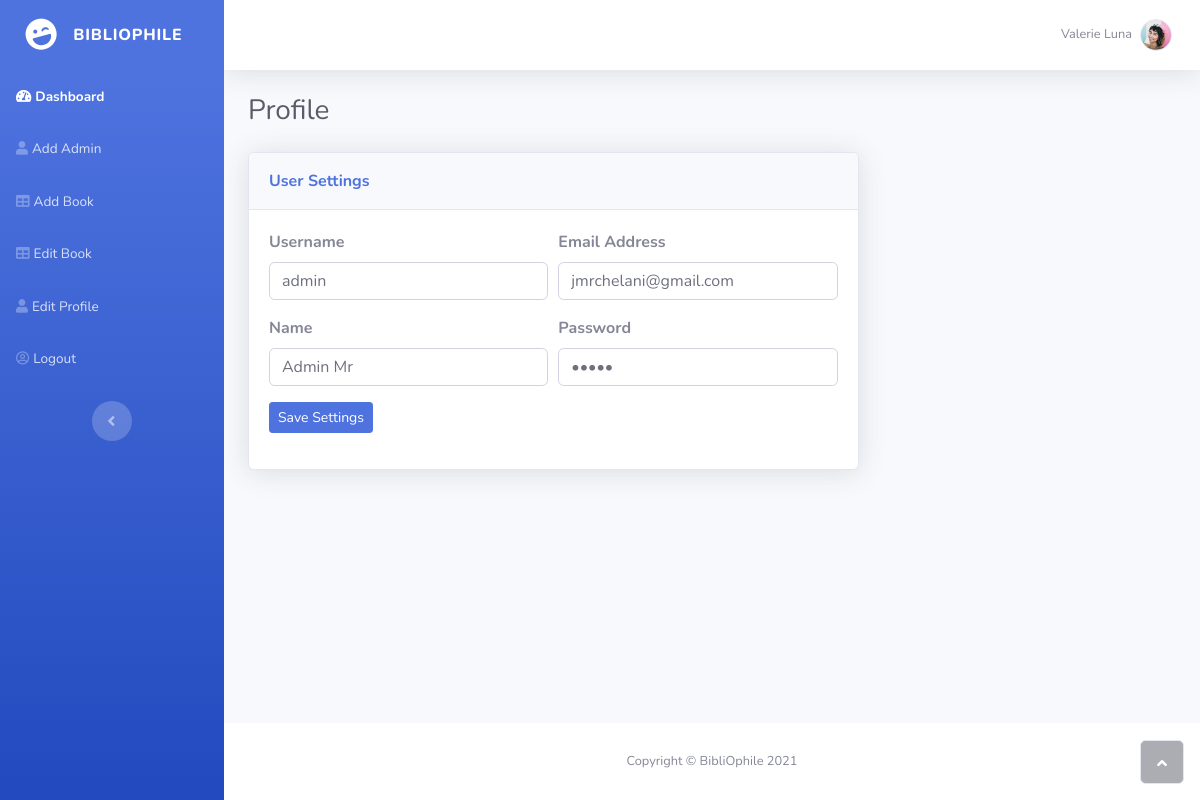
/admin/profile.php (signed in), run on the app's committed database.
### tables this page shows
CREATE TABLE IF NOT EXISTS `users` (
  `Username` varchar(256) NOT NULL DEFAULT 'NA',
  `Email` varchar(256) NOT NULL DEFAULT 'NA',
  `Password` varchar(256) NOT NULL DEFAULT 'NONENONE',
  `Name` varchar(100) NOT NULL DEFAULT 'NONAME'
);

### admin/profile.php (the view, shortened to what this page needs)
<?php
require_once "connection.php";
$name = $username = $email = $password = "";
if(isset($_SESSION["username"])) {
    $sql = "SELECT * FROM `users` WHERE `Username` = '". $_SESSION["username"] ."' LIMIT 1";
    if($result = mysqli_query($conn, $sql)) {
        if(mysqli_num_rows($result) > 0) {
            while($row = mysqli_fetch_assoc($result)) {
                $name = $row['Name'];
                $username = $row['Username'];
                $email = $row['Email'];
                $password = $row['Password'];
            }
        }
    }
} else $name = $username = $email = $password = "";
$name_err = $username_err = $email_err = $password_err = $add_err = "";
?>
<!DOCTYPE html>
<html>
<head>
    <link rel="stylesheet" href="assets/bootstrap/css/bootstrap.min.css">
    <link rel="stylesheet" href="assets/fonts/fontawesome-all.min.css">
    <link rel="stylesheet" href="assets/fonts/font-awesome.min.css">
    <link rel="stylesheet" href="assets/fonts/fontawesome5-overrides.min.css">
    <link rel="stylesheet" href="assets/css/Contact-Form-Clean.css">
</head>
<body id="page-top">
    <div id="wrapper">
        <nav class="navbar navbar-dark align-items-start sidebar sidebar-dark accordion bg-gradient-primary p-0">
            <div class="container-fluid d-flex flex-column p-0"><a class="navbar-brand d-flex justify-content-center align-items-center sidebar-brand m-0" href="#">
                    <div class="sidebar-brand-icon rotate-n-15"><i class="fas fa-laugh-wink"></i></div>
                    <div class="sidebar-brand-text mx-3"><span>BibliOphile</span></div>
                </a>
                <ul class="navbar-nav text-light" id="accordionSidebar">
                <li class="nav-item"><a class="nav-link active" href="index.php"><i class="fas fa-tachometer-alt"></i><span>Dashboard</span></a></li>
                    <li class="nav-item"><a class="nav-link" href="addadmin.php"><i class="fas fa-user"></i><span>Add Admin</span></a></li>
                    <li class="nav-item"><a class="nav-link" href="addbook.php"><i class="fas fa-table"></i><span>Add Book</span></a></li>
                    <li class="nav-item"><a class="nav-link" href="table.php"><i class="fas fa-table"></i><span>Edit Book</span></a></li>
                    <li class="nav-item"><a class="nav-link" href="profile.php"><i class="fas fa-user"></i><span>Edit Profile</span></a></li>
                    <li class="nav-item"><a class="nav-link" href="logout.php"><i class="far fa-user-circle"></i><span>Logout</span></a></li>
                </ul>
                <div class="text-center d-none d-md-inline"><button class="btn rounded-circle border-0" id="sidebarToggle" type="button"></button></div>
            </div>
        </nav>
        <div class="d-flex flex-column" id="content-wrapper">
            <div id="content">
                <nav class="navbar navbar-light navbar-expand bg-white shadow mb-4 topbar static-top">
                    <div class="container-fluid">
                        <ul class="navbar-nav flex-nowrap ml-auto">
                            <li class="nav-item dropdown no-arrow">
                                <div class="nav-item dropdown no-arrow"><a class="dropdown-toggle nav-link" aria-expanded="false" data-toggle="dropdown" href="#"><span class="d-none d-lg-inline mr-2 text-gray-600 small">Valerie Luna</span><img class="border rounded-circle img-profile" src="assets/img/avatars/avatar1.jpeg"></a>
                                </div>
                            </li>
                        </ul>
                    </div>
                </nav>
                <div class="container-fluid">
                    <h3 class="text-dark mb-4">Profile</h3>
                    <div class="row mb-3">
                        <div class="col-lg-8">
                            <div class="row">
                                <div class="col">
                                    <div class="card shadow mb-3">
                                        <div class="card-header py-3">
                                            <p class="text-primary m-0 font-weight-bold">User Settings</p>
                                        </div>
                                        <div class="card-body">
                                            <form action="<?php echo htmlspecialchars($_SERVER["PHP_SELF"]); ?>" method="post">
                                                <div class="form-row">
                                                    <div class="col">
                                                        <div class="form-group"><label for="username"><strong>Username</strong></label><input class="form-control <?php echo (!empty($username_err)) ? 'is-invalid' : ''; ?>" value = "<?php echo $username; ?>" type="text" id="username" placeholder="user.name" name="username"></div>
                                                    </div>
                                                    <div class="col">
                                                        <div class="form-group"><label for="email"><strong>Email Address</strong></label><input class="form-control <?php echo (!empty($email_err)) ? 'is-invalid' : ''; ?>" value = "<?php echo $email; ?>" type="email" id="email" placeholder="user@example.com" name="email"></div>
                                                    </div>
                                                </div>
                                                <div class="form-row">
                                                    <div class="col">
                                                        <div class="form-group"><label for="first_name"><strong>Name</strong></label><input class="form-control <?php echo (!empty($name_err)) ? 'is-invalid' : ''; ?>" value = "<?php echo $name; ?>" type="text" id="first_name" placeholder="Name" name="name"></div>
                                                    </div>
                                                    <div class="col">
                                                        <div class="form-group"><label for="last_name"><strong>Password</strong></label><input class="form-control <?php echo (!empty($password_err)) ? 'is-invalid' : ''; ?>" value = "<?php echo $password; ?>" type="password" name="password" placeholder="Password"></div>
                                                    </div>
                                                </div>
                                                <div class="form-group"><button class="btn btn-primary btn-sm" type="submit">Save Settings</button></div>
                                            </form>
                                        </div>
                                    </div>
                                </div>
                            </div>
                        </div>
                    </div>
                </div>
            </div>
            <footer class="bg-white sticky-footer">
                <div class="container my-auto">
                    <div class="text-center my-auto copyright"><span>Copyright © BibliOphile 2021</span></div>
                </div>
            </footer>
        </div><a class="border rounded d-inline scroll-to-top" href="#page-top"><i class="fas fa-angle-up"></i></a>
    </div>
</body>
</html>

### data on the page
users: username "admin", email "jmrchelani@gmail.com", name "Admin Mr"
